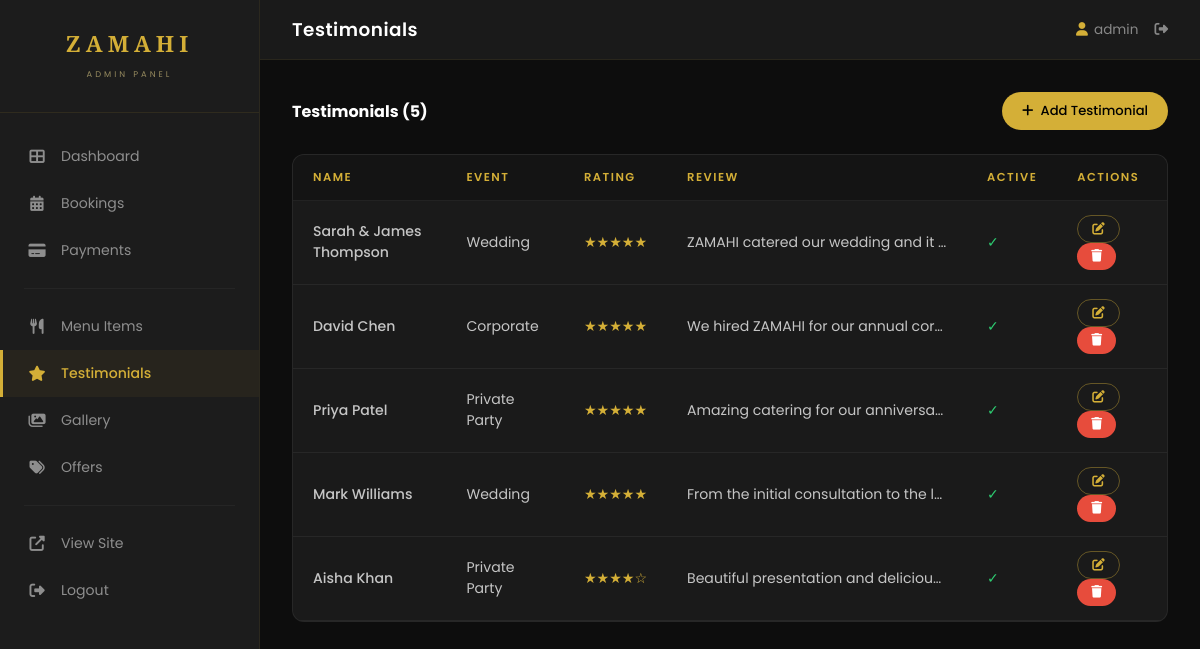
The app's page /admin/testimonials.php (signed in) with its own data.
### tables this page shows
CREATE TABLE IF NOT EXISTS testimonials (
    id INT AUTO_INCREMENT PRIMARY KEY,
    name VARCHAR(100) NOT NULL,
    event_type VARCHAR(100) DEFAULT NULL,
    rating TINYINT NOT NULL DEFAULT 5,
    review TEXT NOT NULL,
    photo VARCHAR(255) DEFAULT NULL,
    is_active TINYINT(1) NOT NULL DEFAULT 1,
    created_at DATETIME DEFAULT CURRENT_TIMESTAMP
);

### admin/testimonials.php (the view, shortened to what this page needs)
<?php
require_once dirname(__DIR__) . '/includes/db.php';
$testimonials = $pdo->query("SELECT * FROM testimonials ORDER BY created_at DESC")->fetchAll();
require_once __DIR__ . '/includes/admin_header.php';
?>
<div style="display:flex;justify-content:space-between;align-items:center;margin-bottom:24px;">
    <h3 style="font-size:1rem;">Testimonials (<?= count($testimonials) ?>)</h3>
    <button class="btn-admin btn-gold" onclick="document.getElementById('addModal').classList.add('active')"><i class="fas fa-plus"></i> Add Testimonial</button>
</div>
<div class="admin-table-wrap">
    <table class="admin-table">
        <thead><tr><th>Name</th><th>Event</th><th>Rating</th><th>Review</th><th>Active</th><th>Actions</th></tr></thead>
        <tbody>
            <?php foreach ($testimonials as $t): ?>
            <tr>
                <td style="font-weight:500;"><?= htmlspecialchars($t['name']) ?></td>
                <td><?= htmlspecialchars($t['event_type']) ?></td>
                <td style="color:#D4AF37;"><?= str_repeat('★', $t['rating']) ?><?= str_repeat('☆', 5 - $t['rating']) ?></td>
                <td style="max-width:300px;"><div style="overflow:hidden;text-overflow:ellipsis;white-space:nowrap;"><?= htmlspecialchars($t['review']) ?></div></td>
                <td><?= $t['is_active'] ? '<span style="color:#2ecc71;">✓</span>' : '<span style="color:#e74c3c;">✗</span>' ?></td>
                <td>
                    <button class="btn-admin btn-outline-gold btn-sm" onclick='editTestimonial(<?= json_encode($t) ?>)'><i class="fas fa-edit"></i></button>
                    <button type="button" class="btn-admin btn-danger btn-sm" onclick="confirmDelete(<?= $t['id'] ?>, 'delete', 'Delete this testimonial?')"><i class="fas fa-trash"></i></button>
                </td>
            </tr>
            <?php endforeach; ?>
        </tbody>
    </table>
</div>
<?php require_once __DIR__ . '/includes/admin_footer.php'; ?>

### admin/includes/admin_header.php (shortened to what this page needs)
<?php
$currentPage = basename($_SERVER['PHP_SELF'], '.php');
?>
<!DOCTYPE html>
<html lang="en">
<head>
    <link rel="stylesheet" href="https://cdnjs.cloudflare.com/ajax/libs/font-awesome/6.5.0/css/all.min.css">
</head>
<body>
    <aside class="admin-sidebar" id="adminSidebar">
        <div class="sidebar-logo">
            <span class="logo-text">ZAMAHI</span>
            <span class="logo-sub">ADMIN PANEL</span>
        </div>
        <nav class="sidebar-nav">
            <a href="dashboard.php" class="<?= $currentPage === 'dashboard' ? 'active' : '' ?>"><i class="fas fa-th-large"></i> <span>Dashboard</span></a>
            <a href="bookings.php" class="<?= $currentPage === 'bookings' ? 'active' : '' ?>"><i class="fas fa-calendar-alt"></i> <span>Bookings</span></a>
            <a href="payments.php" class="<?= $currentPage === 'payments' ? 'active' : '' ?>"><i class="fas fa-credit-card"></i> <span>Payments</span></a>
            <div class="nav-divider"></div>
            <a href="menu.php" class="<?= $currentPage === 'menu' ? 'active' : '' ?>"><i class="fas fa-utensils"></i> <span>Menu Items</span></a>
            <a href="testimonials.php" class="<?= $currentPage === 'testimonials' ? 'active' : '' ?>"><i class="fas fa-star"></i> <span>Testimonials</span></a>
            <a href="gallery.php" class="<?= $currentPage === 'gallery' ? 'active' : '' ?>"><i class="fas fa-images"></i> <span>Gallery</span></a>
            <a href="offers.php" class="<?= $currentPage === 'offers' ? 'active' : '' ?>"><i class="fas fa-tags"></i> <span>Offers</span></a>
            <div class="nav-divider"></div>
            <a href="<?= SITE_URL ?>" target="_blank"><i class="fas fa-external-link-alt"></i> <span>View Site</span></a>
            <a href="logout.php"><i class="fas fa-sign-out-alt"></i> <span>Logout</span></a>
        </nav>
    </aside>
    <div class="admin-main">
        <div class="admin-topbar">
            <div class="topbar-title"><?= ucfirst($currentPage) ?></div>
            <div class="topbar-right">
                <span style="color:var(--mid-grey);font-size:0.85rem;"><i class="fas fa-user" style="color:var(--gold);margin-right:6px;"></i><?= htmlspecialchars($_SESSION['admin_username'] ?? 'Admin') ?></span>
                <a href="logout.php"><i class="fas fa-sign-out-alt"></i></a>
            </div>
        </div>
        <div class="admin-content">

### admin/includes/admin_footer.php (shortened to what this page needs)
        </div>
    </div>
</body>
</html>

### admin/includes/admin_header.php (style rules this page uses)
:root { --gold: #D4AF37; --gold-light: #E8D48B; --gold-dark: #B8960F; --black: #000; --white: #FFF; --charcoal: #1C1C1C; --dark-grey: #232323; --mid-grey: #888; --light-grey: #F5F5F5; --success: #2ecc71; --danger: #e74c3c; --info: #3498db; --warning: #f39c12; --bg-body: #0d0d0d; --bg-card: #1a1a1a; --border-subtle: rgba(255,255,255,0.06); --radius: 8px; --radius-md: 12px; --radius-lg: 16px; --radius-pill: 100px; --transition: 0.35s cubic-bezier(0.4, 0, 0.2, 1); }
* { box-sizing: border-box; margin: 0; padding: 0; }
body { font-family: 'Poppins', sans-serif; background: var(--bg-body); color: var(--white); min-height: 100vh; display: flex; }
.admin-sidebar { width: 260px; background: var(--charcoal); border-right: 1px solid rgba(212,175,55,0.08); position: fixed; top: 0; left: 0; bottom: 0; z-index: 100; display: flex; flex-direction: column; transition: width var(--transition); }
.sidebar-logo { padding: 28px 20px; border-bottom: 1px solid rgba(212,175,55,0.1); text-align: center; }
.sidebar-logo .logo-text { font-family: 'Playfair Display', serif; font-size: 1.4rem; font-weight: 700; color: var(--gold); letter-spacing: 5px; display: block; }
.sidebar-logo .logo-sub { font-size: 0.52rem; letter-spacing: 3px; color: var(--gold-light); text-transform: uppercase; opacity: 0.6; margin-top: 2px; }
.sidebar-nav { flex: 1; padding: 20px 0; overflow-y: auto; }
.sidebar-nav a { display: flex; align-items: center; gap: 14px; padding: 13px 24px; color: rgba(255,255,255,0.5); text-decoration: none; font-size: 0.88rem; font-weight: 400; transition: all var(--transition); border-left: 3px solid transparent; position: relative; }
.sidebar-nav a.active { color: var(--gold); background: rgba(212,175,55,0.06); border-left-color: var(--gold); font-weight: 500; }
.sidebar-nav a i { width: 20px; text-align: center; font-size: 0.95rem; transition: color var(--transition); }
.sidebar-nav a:hover i, .sidebar-nav a.active i { color: var(--gold); }
.sidebar-nav .nav-divider { height: 1px; background: rgba(255,255,255,0.04); margin: 14px 24px; }
.admin-main { margin-left: 260px; flex: 1; min-height: 100vh; }
.admin-topbar { background: rgba(28,28,28,0.95); backdrop-filter: blur(12px); -webkit-backdrop-filter: blur(12px); padding: 16px 32px; display: flex; align-items: center; justify-content: space-between; border-bottom: 1px solid rgba(212,175,55,0.08); position: sticky; top: 0; z-index: 50; }
.topbar-title { font-size: 1.15rem; font-weight: 600; letter-spacing: 0.5px; }
.topbar-right { display: flex; align-items: center; gap: 16px; }
.topbar-right a { color: var(--mid-grey); font-size: 0.85rem; text-decoration: none; transition: color 0.3s; }
.admin-content { padding: 32px; }
.admin-table-wrap { background: var(--bg-card); border: 1px solid var(--border-subtle); border-radius: var(--radius-md); overflow: hidden; margin-bottom: 24px; }
table.admin-table { width: 100%; border-collapse: collapse; }
table.admin-table th { text-align: left; padding: 14px 20px; font-size: 0.72rem; font-weight: 600; text-transform: uppercase; letter-spacing: 1.5px; color: var(--gold); background: rgba(0,0,0,0.25); border-bottom: 1px solid var(--border-subtle); }
table.admin-table td { padding: 14px 20px; font-size: 0.88rem; color: rgba(255,255,255,0.75); border-bottom: 1px solid var(--border-subtle); transition: background var(--transition); }
.btn-admin { padding: 9px 20px; border-radius: var(--radius-pill); font-size: 0.82rem; font-weight: 500; border: none; cursor: pointer; transition: all var(--transition); display: inline-flex; align-items: center; gap: 7px; text-decoration: none; font-family: 'Poppins', sans-serif; }
.btn-gold { background: var(--gold); color: var(--black); }
.btn-danger { background: var(--danger); color: var(--white); }
.btn-outline-gold { background: transparent; border: 1px solid rgba(212,175,55,0.4); color: var(--gold); }
.btn-sm { padding: 7px 14px; font-size: 0.78rem; }

### records on screen
testimonials: name "Sarah & James Thompson", event_type "Wedding", rating "★★★★★", review "ZAMAHI catered our wedding and it…"
testimonials: name "David Chen", event_type "Corporate", rating "★★★★★", review "We hired ZAMAHI for our annual cor…"
testimonials: name "Priya Patel", event_type "Private Party", rating "★★★★★", review "Amazing catering for our anniversa…"
testimonials: name "Mark Williams", event_type "Wedding", rating "★★★★★", review "From the initial consultation to the l…"
testimonials: name "Aisha Khan", event_type "Private Party", rating "★★★★", rating "☆", review "Beautiful presentation and deliciou…"

### other values on screen
$currentPage "Testimonials"
$_SESSION['admin_username'] "admin"
count($testimonials) "5"
